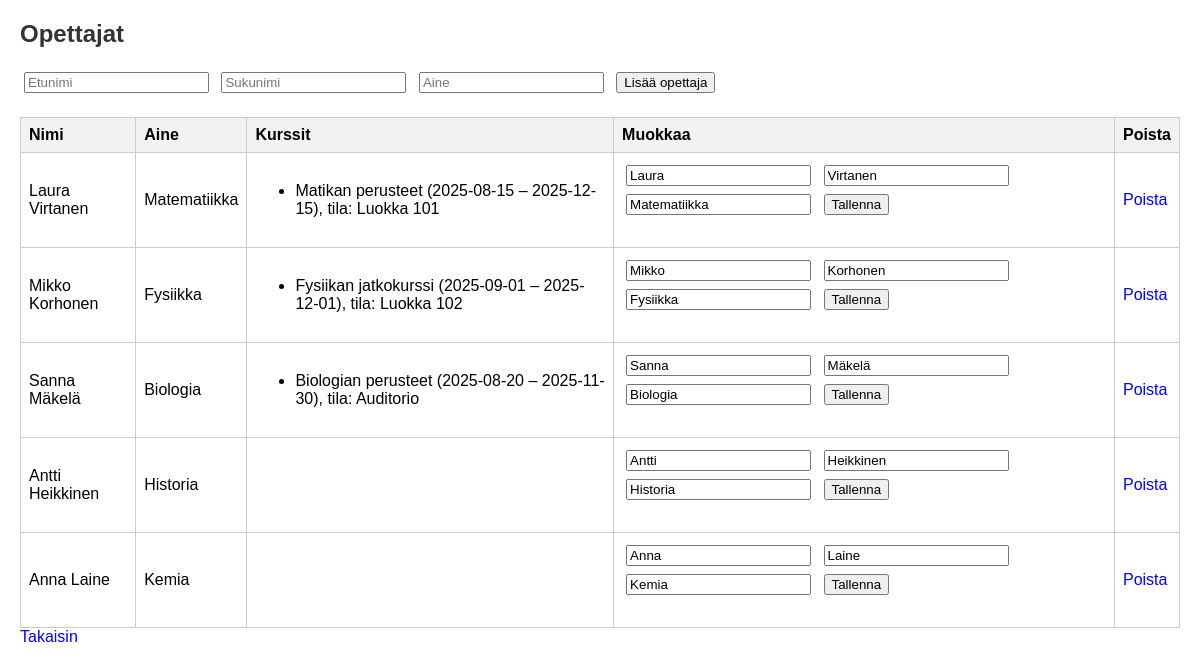
The page /opettajat.php on the database its author committed.
### tables this page shows
CREATE TABLE `opettajat` (
  `tunnus` int(11) NOT NULL,
  `etunimi` varchar(100) DEFAULT NULL,
  `sukunimi` varchar(100) DEFAULT NULL,
  `aine` varchar(100) DEFAULT NULL
);

CREATE TABLE `kurssit` (
  `tunnus` int(11) NOT NULL,
  `nimi` varchar(100) DEFAULT NULL,
  `kuvaus` text DEFAULT NULL,
  `alkupaiva` date DEFAULT NULL,
  `loppupaiva` date DEFAULT NULL,
  `opettaja_id` int(11) DEFAULT NULL,
  `tila_id` int(11) DEFAULT NULL
);

CREATE TABLE `tilat` (
  `tunnus` int(11) NOT NULL,
  `nimi` varchar(100) DEFAULT NULL,
  `kapasiteetti` int(11) DEFAULT NULL
);

### opettajat.php (the view, shortened to what this page needs)
<?php
include 'db.php';
$opettajat = $yhteys->query("SELECT * FROM opettajat");
?>
<!DOCTYPE html>
<html>
<head>
    <link rel="stylesheet" href="styles.css">
</head>
<body>
<h2>Opettajat</h2>
<form method="post">
    <input type="text" name="etunimi" placeholder="Etunimi" required>
    <input type="text" name="sukunimi" placeholder="Sukunimi" required>
    <input type="text" name="aine" placeholder="Aine" required>
    <button type="submit" name="lisaa">Lisää opettaja</button>
</form>
<table>
<tr>
    <th>Nimi</th><th>Aine</th><th>Kurssit</th><th>Muokkaa</th><th>Poista</th>
</tr>
<?php while($o = $opettajat->fetch_assoc()): ?>
<tr>
<td><?= $o['etunimi'] ?> <?= $o['sukunimi'] ?></td>
<td><?= $o['aine'] ?></td>
<td>
    <ul>
    <?php
    $stmt = $yhteys->prepare("SELECT k.nimi, k.alkupaiva, k.loppupaiva, t.nimi AS tila_nimi
                              FROM kurssit k
                              LEFT JOIN tilat t ON k.tila_id = t.tunnus
                              WHERE k.opettaja_id = ?");
    $stmt->bind_param("i", $o['tunnus']);
    $stmt->execute();
    $kurssit = $stmt->get_result();
    while ($k = $kurssit->fetch_assoc()):
    ?>
        <li><?= $k['nimi'] ?> (<?= $k['alkupaiva'] ?> – <?= $k['loppupaiva'] ?>), tila: <?= $k['tila_nimi'] ?></li>
    <?php endwhile; ?>
    </ul>
</td>
<td>
    <form method="post">
        <input type="text" name="etunimi" value="<?= $o['etunimi'] ?>" required>
        <input type="text" name="sukunimi" value="<?= $o['sukunimi'] ?>" required>
        <input type="text" name="aine" value="<?= $o['aine'] ?>" required>
        <button type="submit" name="paivita">Tallenna</button>
    </form>
</td>
<td><a href="?poista=<?= $o['tunnus'] ?>">Poista</a></td>
</tr>
<?php endwhile; ?>
</table>
<a href="index.php">Takaisin</a>
</body>
</html>

### styles.css (style rules this page uses)
body { font-family: Arial; margin: 20px; }
h2 { color: #333; }
table { border-collapse: collapse; width: 100%; }
th, td { border: 1px solid #ccc; padding: 8px; text-align: left; }
th { background-color: #f2f2f2; }
a { text-decoration: none; color: blue; }
form { margin-bottom: 20px; }
input, button { margin: 4px; }

### rows shown on the page
opettajat: etunimi "Laura", sukunimi "Virtanen", aine "Matematiikka"
kurssit: nimi "Matikan perusteet", alkupaiva "2025-08-15", loppupaiva "2025-12-15", tila.nimi "Luokka 101"
opettajat: etunimi "Mikko", sukunimi "Korhonen", aine "Fysiikka"
kurssit: nimi "Fysiikan jatkokurssi", alkupaiva "2025-09-01", loppupaiva "2025-12-01", tila.nimi "Luokka 102"
opettajat: etunimi "Sanna", sukunimi "Mäkelä", aine "Biologia"
kurssit: nimi "Biologian perusteet", alkupaiva "2025-08-20", loppupaiva "2025-11-30", tila.nimi "Auditorio"
opettajat: etunimi "Antti", sukunimi "Heikkinen", aine "Historia"
opettajat: etunimi "Anna", sukunimi "Laine", aine "Kemia"
